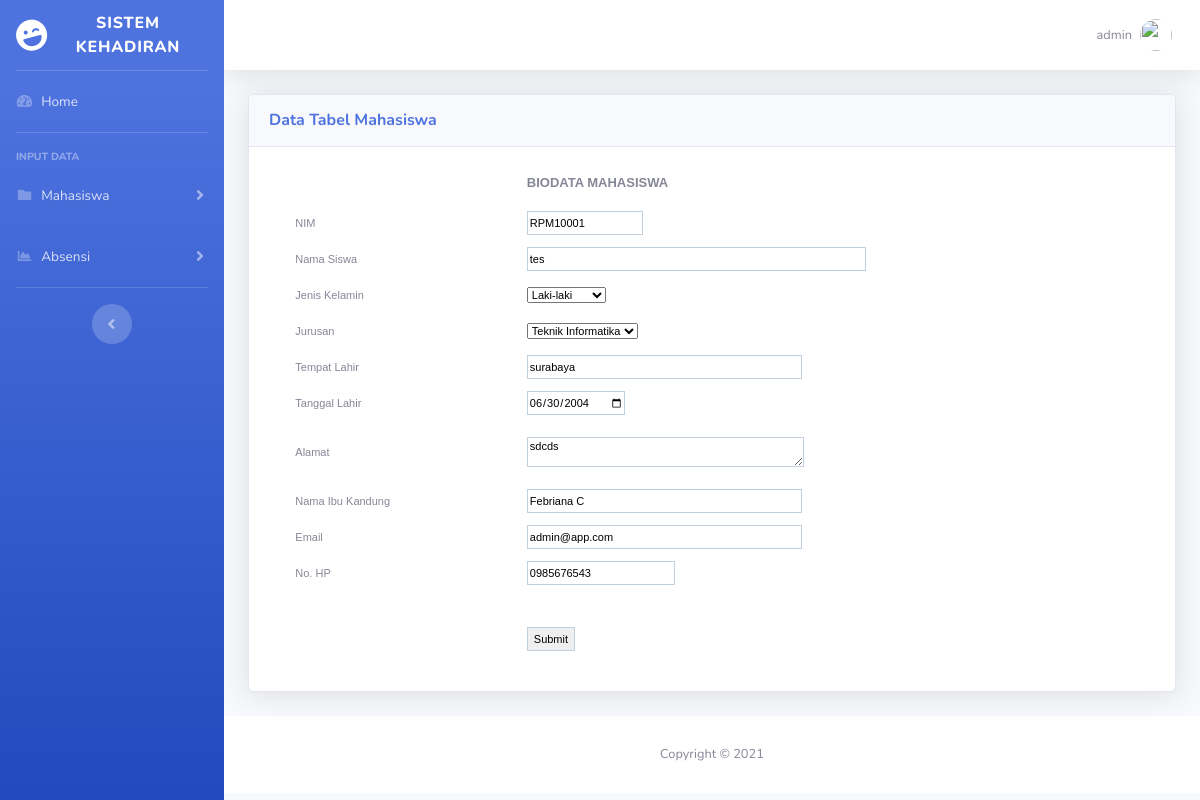
/home-admin.php?page=form-edit-data-siswa&nim=RPM10001 (signed in), run on the app's committed database.
### tables this page shows
CREATE TABLE `data_siswa` (
  `nim` varchar(10) NOT NULL,
  `nama_siswa` varchar(30) NOT NULL,
  `jk` varchar(9) NOT NULL,
  `jurusan` varchar(20) NOT NULL,
  `tmp_lahir` varchar(25) NOT NULL,
  `tgl_lahir` date NOT NULL,
  `alamat` varchar(50) NOT NULL,
  `nama_ibu` varchar(30) NOT NULL,
  `email` varchar(30) NOT NULL,
  `hp` varchar(12) NOT NULL
);

### form-edit-data-siswa.php (the view, shortened to what this page needs)
<div class="card shadow mb-4">
            <div class="card-header py-3">
              <h6 class="m-0 font-weight-bold text-primary">Data Tabel Mahasiswa</h6>
            </div>	<?php
		$host = "localhost:3306";
		$username = "root";
		$password = "";
		$db = "mahasiswa";
		$Open = mysqli_connect($host,$username,$password) or die("Koneksi gagal");
        mysqli_select_db($Open, $db) or die("Database tidak bisa dibuka");
        $NIM_DATA = 0;
        if($nim = $_GET['nim'] != null){
            $NIM_DATA = $_GET['nim'];
        }else{
            $NIM_DATA = $_SESSION["username"];
        }
        $Cari="SELECT * FROM data_siswa WHERE nim ='" .$NIM_DATA."'";
        $Tampil = mysqli_query($Open,$Cari);
        while (	$hasil = mysqli_fetch_array($Tampil)) {
                $nim		= stripslashes ($hasil['nim']);
                $nama_siswa	= stripslashes ($hasil['nama_siswa']);
                $nama_ibu	= stripslashes ($hasil['nama_ibu']);
                $jk			= stripslashes ($hasil['jk']);
                $jurusan	= stripslashes ($hasil['jurusan']);
                $tmp_lahir	= stripslashes ($hasil['tmp_lahir']);
                $tgl_lahir  = stripslashes ($hasil['tgl_lahir']);
                $alamat	    = stripslashes ($hasil['alamat']);
                $email	    = stripslashes ($hasil['email']);
                $hp	    = stripslashes ($hasil['hp']);
	?>
	<form action="home-admin.php?page=edit-data-mahasiswa" method="POST" name="form-edit-data-mahasiswa" enctype="multipart/form-data">
		<table width="100%" border="0" align="center" cellpadding="0" cellspacing="0">
			<tr>
				<td width="5%">&nbsp;</td>
				<td width="25%">&nbsp;</td>
				<td width="70%">&nbsp;</td>
				</tr>
			<tr>
				<td height="46">&nbsp;</td>
				<td>&nbsp;</td>
				<td><font size="2"><b>BIODATA MAHASISWA</b></font></td>
			</tr>
			<tr>
				<td height="36">&nbsp;</td>
				<td>NIM</td>
				<td><input name="nim" type="text" id="nim" size="15" value="<?=$nim?>"readonly/></td>
			</tr>
			<tr>
				<td height="36">&nbsp;</td>
				<td>Nama Siswa</td>
				<td><input type="text" name="nama_siswa" size="50" value="<?=$nama_siswa?>"/></td>
			</tr>
			<tr>
				<td height="36">&nbsp;</td>
				<td>Jenis Kelamin</td>
				<td><select name="jk">
						<option value="Laki-laki" <?=$jk == 'Laki-laki' ? ' selected="selected"' : '';?>>Laki-laki
						<option value="Perempuan"  <?=$jk == 'Perempuan' ? ' selected="selected"' : '';?>>Perempuan
					</select></td>
			</tr>
			<tr>
				<td height="36">&nbsp;</td>
				<td>Jurusan</td>
				<td>
				<select name="jurusan">
						<option value="T-Komputer" <?=$jurusan == 'T-Komputer' ? ' selected="selected"' : '';?>>Teknik Komputer
						<option value="T-Informatika" <?=$jurusan == 'T-Informatika' ? ' selected="selected"' : '';?> >Teknik Informatika
						<option value="T-Mesin" <?=$jurusan == 'T-Mesin' ? ' selected="selected"' : '';?>>Teknik Mesin
			</select></td>
			</tr>
			<tr>
				<td height="36">&nbsp;</td>
				<td>Tempat Lahir</td>
				<td><input type="text" name="tmp_lahir" size="40" maxlength="25" value="<?=$tmp_lahir?>" /></td>
			</tr>
			<tr>
				<td height="36">&nbsp;</td>
				<td>Tanggal Lahir</td>
				<td><input type="date" name="tgl_lahir" value="<?=$tgl_lahir?>" /></td>
			</tr>
			<tr>
				<td height="62">&nbsp;</td>
				<td>Alamat</td>
				<td><textarea name="alamat" rows="2" cols="40" maxlength="50"><?=$alamat?></textarea></td>
			</tr>
			<tr>
				<td height="36">&nbsp;</td>
				<td>Nama Ibu Kandung</td>
				<td><input type="text" name="nama_ibu" size="40" maxlength="30" value="<?=$nama_ibu?>"/></td>
			</tr>
			<tr>
				<td height="36">&nbsp;</td>
				<td>Email</td>
				<td><input type="text" name="email" size="40" maxlength="30" value="<?=$email?>"/></td>
			</tr>
			<tr>
				<td height="36">&nbsp;</td>
				<td>No. HP</td>
				<td><input type="text" name="hp" size="20" maxlength="12" value="<?=$hp?>"/></td>
			</tr>
			<tr>
			<tr>
				<td width="5%">&nbsp;</td>
				<td width="25%">&nbsp;</td>
				<td width="70%">&nbsp;</td>
			</tr>
			<tr>
				<td height="72">&nbsp;</td>
				<td>&nbsp;</td>
				<td><input type="submit" name="Submit" value="Submit">
			</tr>
		</table>
        <?php
	}
?>
	</form>
</div>
</div>

### style.css (style rules this page uses)
body { font-family: Verdana, Arial, Helvetica, sans-serif; font-size: 11px; background-color:#F8F8FF; }
table { font-family: Verdana, Arial, Helvetica, sans-serif; font-size: 11px; }
input { font-family: Verdana, Arial, Helvetica, sans-serif; font-size: 11px; color: black; height: 24px; border: 1px solid #C2CFDF; }
textarea { font-family: Verdana, Arial, Helvetica, sans-serif; font-size: 11px; color: black; border: 1px solid #C2CFDF; }

### data on the page
data_siswa: nim "RPM10001", nama_siswa "tes", jk "Laki-laki", jurusan "Teknik Informatika", tmp_lahir "surabaya", tgl_lahir "06/30/2004", alamat "sdcds", nama_ibu "Febriana C", email "admin@app.com", hp "0985676543"

### other printed values
$_SESSION['username'] "admin"
